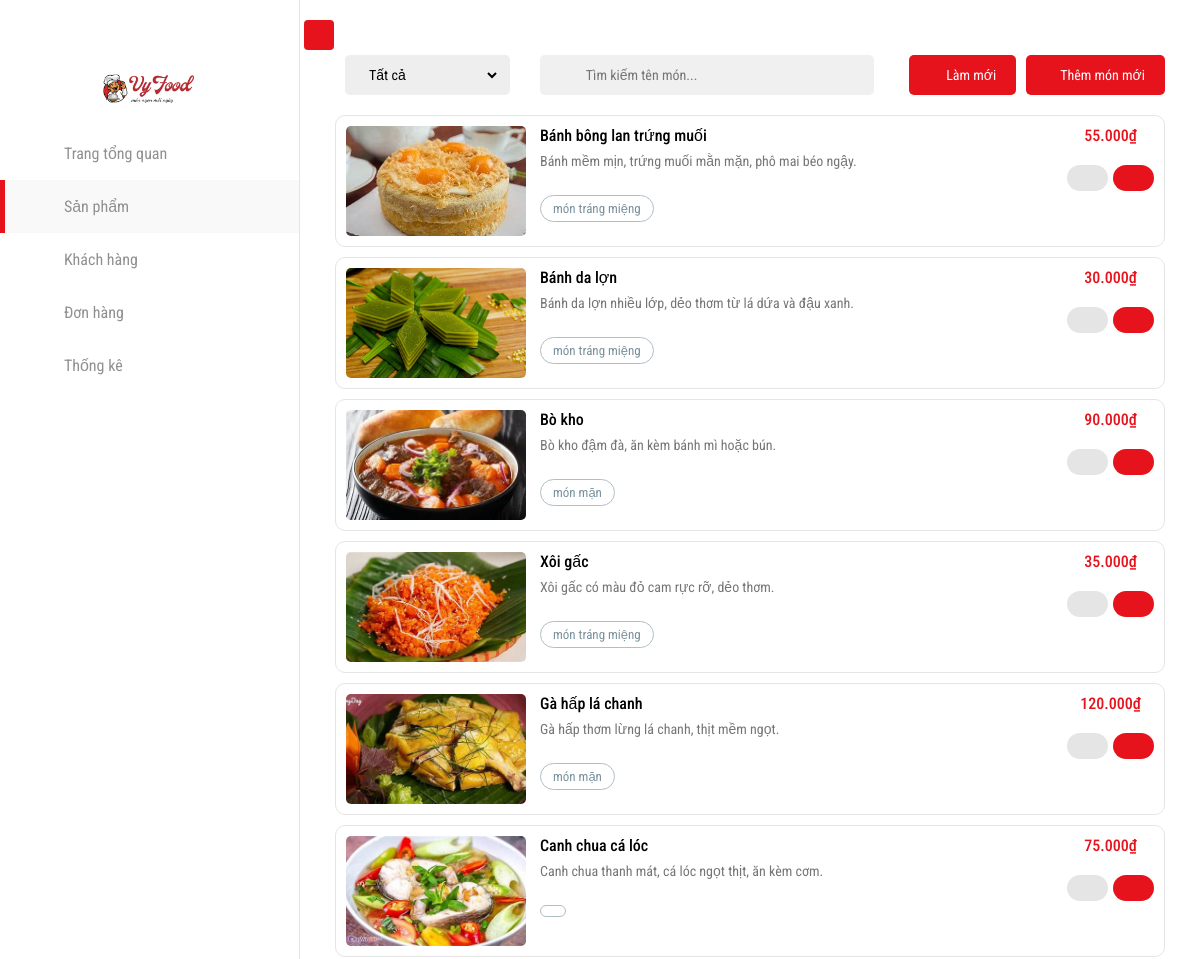
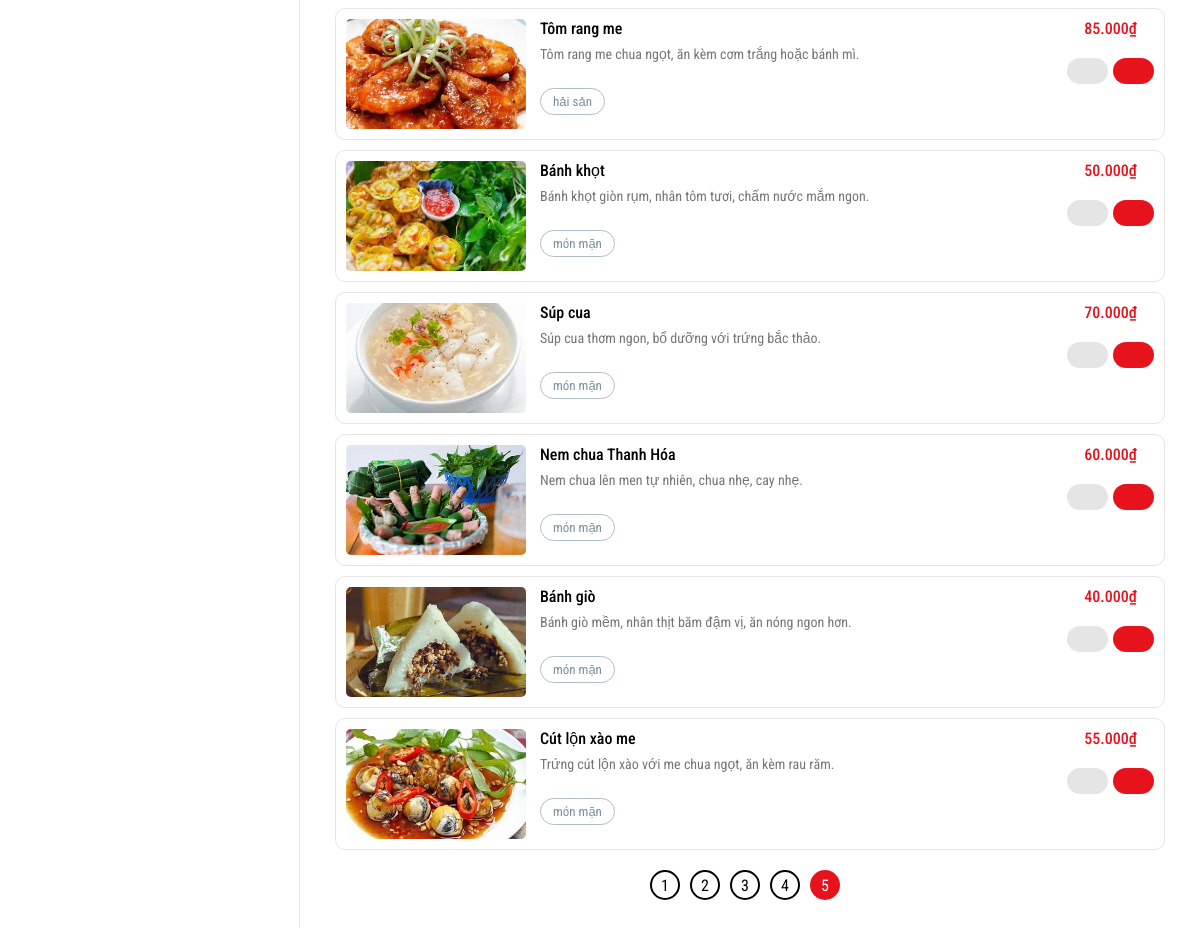
Page /adminproduct.php?page=5 on the committed database (2 pictures, top to bottom).
### tables this page shows
CREATE TABLE `sanpham` (
  `ID` int(11) NOT NULL,
  `Name` varchar(255) NOT NULL,
  `Image` varchar(255) NOT NULL,
  `Price` int(255) NOT NULL,
  `Describtion` varchar(255) NOT NULL,
  `Type` enum('món chay','món mặn','món lẩu','món ăn vặt','món tráng miệng','nước uống','hải sản') NOT NULL,
  `Visible` TINYINT(1) DEFAULT 1
);

### adminproduct.php (the view, shortened to what this page needs)
<!DOCTYPE html>
<html lang="en">
  <head>
    <link
      rel="stylesheet"
      href="https://cdn.jsdelivr.net/npm/bootstrap@4.6.2/dist/css/bootstrap.min.css"
    />
    <link
      rel="stylesheet"
      href="assets/font-awesome-pro-v6-6.2.0/css/all.min.css"
    />
    <link rel="stylesheet" href="admin/css/style.css" />
    <link rel="stylesheet" href="assets/css/base.css" />
    <link rel="stylesheet" href="assets/css/admin.css" />
  </head>
  <body>
    <?php
    include_once "includes/headeradmin.php";
    ?>
        <div class="admin-product">
    <div class="admin-control">
        <div class="admin-control-left">
            <select name="the-loai" id="the-loai" onchange="fetchProducts()">
                <option value="">Tất cả</option>
            </select>
        </div>
        <div class="admin-control-center">
            <form onsubmit="fetchProducts(); return false;">
                <span onclick="fetchProducts()" class="search-btn"><i class="fa-light fa-magnifying-glass"></i></span>
                <input id="form-search-product" type="text" class="form-search-input" placeholder="Tìm kiếm tên món..."/>
            </form>
        </div>
        <div class="admin-control-right">
            <a href="adminproduct.php" class="inner-nut"><i class="fa-light fa-rotate-right"></i> Làm mới</a>
            <a href="adminaddproduct.php" class="inner-nut"><i class="fa-light fa-plus"></i> Thêm món mới</a>
        </div>
    </div>
        <div id="default-product-list" class="show-product">
    <div class="row">
        <?php
        include "./connect.php";
        $limit = 12;
        $page = isset($_GET['page']) ? (int)$_GET['page'] : 1;
        $start = ($page - 1) * $limit;
        $total_query = "SELECT COUNT(*) AS total FROM sanpham";
        $total_result = mysqli_query($conn, $total_query);
        $total_row = mysqli_fetch_assoc($total_result);
        $total_products = $total_row['total'];
        $total_pages = ceil($total_products / $limit);
        $sql = "SELECT * FROM sanpham LIMIT $start, $limit";
        $result = mysqli_query($conn, $sql);
        while ($row = mysqli_fetch_array($result)) {
        ?>
            <div class="col-12">
                <div class="list">
                    <div class="list-left">
                        <img src="<?php echo $row['Image']; ?>" alt="<?php echo $row['Name']; ?>" />
                        <div class="list-info">
                            <h4><?php echo $row['Name']; ?></h4>
                            <p><?php echo $row['Describtion']; ?></p>
                            <div class="list-category"><?php echo $row['Type']; ?></div>
                        </div>
                    </div>
                    <div class="list-right">
                        <div class="list-price"><?php echo $row['Price'] . ".000₫"; ?></div>
                        <div class="list-control">
                            <div class="list-tool">
                                <a href="adminchangeproduct.php?id=<?= $row['ID']; ?>" class="btn-edit">
                                    <i class="fa-light fa-pen-to-square"></i>
                                </a>
                                <a class="btn-delete" href="deleteproduct.php?this_id=<?php echo $row['ID']; ?>">
                                    <i class="fa-regular fa-trash"></i>
                                </a>
                            </div>
                        </div>
                    </div>
                </div>
            </div>
        <?php } ?>
    </div>
        <div class="Pagination">
    <div class="container">
        <ul>
        <?php
    for ($i = 1; $i <= $total_pages; $i++) {
        $active_class = ($i == $page) ? 'trang-chinh' : '';
        echo '<li><a href="?page=' . $i . '" class="inner-trang ' . $active_class . '">' . $i . '</a></li>';
    }
?>
        </ul>
    </div>
</div>
  </body>
</html>

### assets/css/base.css (style rules this page uses)
:root { --color-text: #000000; --color-bg1: #0d5432; --color-bg2: #e6131c; --font: "Roboto Condensed", sans-serif; }
a { text-decoration: none; }
body { color: var(--color-text); font-family: var(--font); overflow-x: hidden; }

### assets/css/admin.css (style rules this page uses)
h1, h2, h3, h4, h5, .h1, .h2, .h3, .h4, .h5 { font-family: var(--font); line-height: normal; }
.admin-product { padding: 35px; width: 100%; }
.admin-control { display: flex; justify-content: space-between; margin-bottom: 20px; margin-top: 20px; align-items: center; font-size: 14px; }
select { background-color: #eee; padding: 10px 20px; border-radius: 5px; outline: none; border: none; margin-left: 10px; border-right: 10px solid #eee; height: 40px; cursor: pointer; margin-right: 5px; }
.admin-control-center { flex: 1; }
form { display: flex; justify-content: center; }
.search-btn { border: none; outline: none; font-size: 20px; height: 40px; padding: 0 15px; color: var(--color-text); border-top-left-radius: 5px; border-bottom-left-radius: 5px; cursor: pointer; display: flex; align-items: center; background-color: #f0f0f0; }
.form-search-input { height: 40px; outline: none; border: none; background-color: #f0f0f0; padding: 10px 20px; padding-left: 0; border-top-right-radius: 5px; border-bottom-right-radius: 5px; width: 75%; }
.admin-control-right { display: flex; }
.inner-nut { background-color: var(--color-bg2); height: 40px; color: #fff; border-radius: 5px; padding: 0 20px; width: auto; display: flex; align-items: center; justify-content: center; margin-left: 10px; }
.inner-nut i { margin-right: 6px; }
.admin-product .list { border: 1px solid #e5e5e5; padding: 10px; border-radius: 10px; display: flex; justify-content: space-between; background-color: #fff; margin-bottom: 10px; }
.admin-product .list .list-left { display: flex; width: 80%; }
.admin-product .list .list-left img { max-width: 180px; min-width: 180px; height: 110px; object-fit: cover; margin-right: 14px; border-radius: 5px; }
.admin-product .list-info p { margin-top: 7px; color: #0000008a; font-size: 14px; margin-right: 10px; display: -webkit-box; -webkit-box-orient: vertical; overflow: hidden; text-overflow: ellipsis; -webkit-line-clamp: 2; }
.admin-product .list-info h4 { font-weight: 500; color: var(--color-text); font-size: 16px; }
.admin-product .list-category { display: inline-block; margin-top: 10px; padding: 5px 12px; border: 1px solid #b0bec5; color: #78909c; border-radius: 30px; font-size: 13px; }
.admin-product .list-price { color: var(--color-bg2); font-weight: 500; text-align: center; }
.admin-product .list-tool { margin-top: 20px; display: flex; }
.btn-detail, .btn-edit, .btn-delete { background-color: #eee; padding: 5px 15px; border-radius: 15px; font-size: 14px; color: var(--color-text); text-transform: uppercase; outline: none; border: none; cursor: pointer; }
.btn-detail, .btn-edit { outline: none; background-color: #e5e5e5; margin-right: 5px; }
.btn-delete { background-color: var(--color-bg2); color: white; }
.Pagination ul { list-style-type: none; padding: 0; margin: 0; display: flex; justify-content: center; align-items: center; margin-top: 10px; }
.Pagination .inner-trang { background: #fff; color: var(--color-text); width: 30px; height: 30px; border-radius: 50%; margin-right: 10px; border: 2px solid #000; display: flex; align-items: center; justify-content: center; cursor: pointer; }
.Pagination .inner-trang.trang-chinh { color: #fff; background: var(--color-bg2); border: none; }

### rows in the picture
sanpham: shows a picture, Name "Bánh bông lan trứng muối", Describtion "Bánh mềm mịn, trứng muối mằn mặn, phô mai béo ngậy.", Type "món tráng miệng", Price "55"
sanpham: shows a picture, Name "Bánh da lợn", Describtion "Bánh da lợn nhiều lớp, dẻo thơm từ lá dứa và đậu xanh.", Type "món tráng miệng", Price "30"
sanpham: shows a picture, Name "Bò kho", Describtion "Bò kho đậm đà, ăn kèm bánh mì hoặc bún.", Type "món mặn", Price "90"
sanpham: shows a picture, Name "Xôi gấc", Describtion "Xôi gấc có màu đỏ cam rực rỡ, dẻo thơm.", Type "món tráng miệng", Price "35"
sanpham: shows a picture, Name "Gà hấp lá chanh", Describtion "Gà hấp thơm lừng lá chanh, thịt mềm ngọt.", Type "món mặn", Price "120"
sanpham: shows a picture, Name "Canh chua cá lóc", Describtion "Canh chua thanh mát, cá lóc ngọt thịt, ăn kèm cơm.", Price "75"
sanpham: shows a picture, Name "Tôm rang me", Describtion "Tôm rang me chua ngọt, ăn kèm cơm trắng hoặc bánh mì.", Type "hải sản", Price "85"
sanpham: shows a picture, Name "Bánh khọt", Describtion "Bánh khọt giòn rụm, nhân tôm tươi, chấm nước mắm ngon.", Type "món mặn", Price "50"
sanpham: shows a picture, Name "Súp cua", Describtion "Súp cua thơm ngon, bổ dưỡng với trứng bắc thảo.", Type "món mặn", Price "70"
sanpham: shows a picture, Name "Nem chua Thanh Hóa", Describtion "Nem chua lên men tự nhiên, chua nhẹ, cay nhẹ.", Type "món mặn", Price "60"
sanpham: shows a picture, Name "Bánh giò", Describtion "Bánh giò mềm, nhân thịt băm đậm vị, ăn nóng ngon hơn.", Type "món mặn", Price "40"
sanpham: shows a picture, Name "Cút lộn xào me", Describtion "Trứng cút lộn xào với me chua ngọt, ăn kèm rau răm.", Type "món mặn", Price "55"
